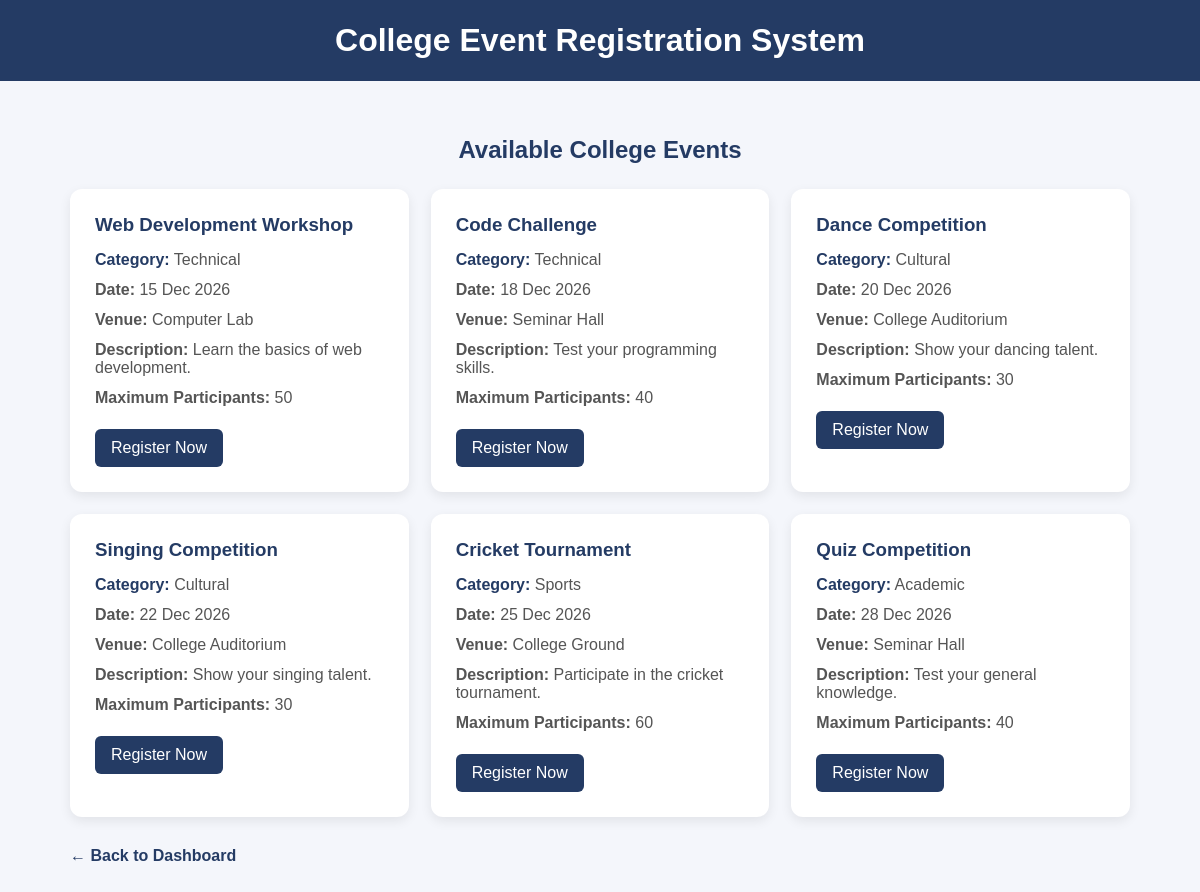
Screenshot of /events.php with the database file from the repository.
### tables this page shows
CREATE TABLE events (
    event_id INT AUTO_INCREMENT PRIMARY KEY,
    event_name VARCHAR(100) NOT NULL,
    category VARCHAR(50),
    event_date DATE,
    venue VARCHAR(100),
    description TEXT,
    max_participants INT
);

### events.php (the view, shortened to what this page needs)
<?php
include 'connection.php';
$sql = "SELECT * FROM events ORDER BY event_date ASC";
$result = $conn->query($sql);
?>
<!DOCTYPE html>
<html>
<head>
</head>
<body>
<header>
    <h1>College Event Registration System</h1>
</header>
<div class="container">
    <h2>Available College Events</h2>
    <div class="event-container">
        <?php
        if ($result && $result->num_rows > 0) {
            while ($event = $result->fetch_assoc()) {
        ?>
            <div class="event-card">
                <h3>
                    <?php echo htmlspecialchars($event['event_name']); ?>
                </h3>
                <p>
                    <span class="category">Category:</span>
                    <?php echo htmlspecialchars($event['category']); ?>
                </p>
                <p>
                    <strong>Date:</strong>
                    <?php echo date("d M Y", strtotime($event['event_date'])); ?>
                </p>
                <p>
                    <strong>Venue:</strong>
                    <?php echo htmlspecialchars($event['venue']); ?>
                </p>
                <p>
                    <strong>Description:</strong>
                    <?php echo htmlspecialchars($event['description']); ?>
                </p>
                <p>
                    <strong>Maximum Participants:</strong>
                    <?php echo htmlspecialchars($event['max_participants']); ?>
                </p>
                <a href="event_register.php?event_id=<?php echo $event['event_id']; ?>"
                   class="register-btn">
                    Register Now
                </a>
            </div>
        <?php
            }
        } else {
            echo "<p class='empty-message'>No events available.</p>";
        }
        ?>
    </div>
    <a href="dashboard.php" class="back-btn">
        ← Back to Dashboard
    </a>
</div>
</body>
</html>

### events.php (style rules this page uses)
* { margin: 0; padding: 0; box-sizing: border-box; font-family: Arial, sans-serif; }
body { background: #f4f6fb; }
header { background: #243b64; color: white; padding: 22px; text-align: center; }
.container { max-width: 1100px; margin: 35px auto; padding: 20px; }
h2 { color: #243b64; margin-bottom: 25px; text-align: center; }
.event-container { display: grid; grid-template-columns: repeat(auto-fit, minmax(270px, 1fr)); gap: 22px; }
.event-card { background: white; padding: 25px; border-radius: 12px; box-shadow: 0 4px 12px rgba(0,0,0,0.08); }
.event-card h3 { color: #243b64; margin-bottom: 15px; }
.event-card p { margin-bottom: 12px; color: #555; }
.category { color: #243b64; font-weight: bold; }
.register-btn { display: inline-block; background: #243b64; color: white; padding: 10px 16px; text-decoration: none; border-radius: 6px; margin-top: 10px; }
.back-btn { display: inline-block; margin-top: 30px; color: #243b64; text-decoration: none; font-weight: bold; }

### rows the page displays
events: event_name "Web Development Workshop", category "Technical", event_date "15 Dec 2026", venue "Computer Lab", description "Learn the basics of web development.", max_participants "50"
events: event_name "Code Challenge", category "Technical", event_date "18 Dec 2026", venue "Seminar Hall", description "Test your programming skills.", max_participants "40"
events: event_name "Dance Competition", category "Cultural", event_date "20 Dec 2026", venue "College Auditorium", description "Show your dancing talent.", max_participants "30"
events: event_name "Singing Competition", category "Cultural", event_date "22 Dec 2026", venue "College Auditorium", description "Show your singing talent.", max_participants "30"
events: event_name "Cricket Tournament", category "Sports", event_date "25 Dec 2026", venue "College Ground", description "Participate in the cricket tournament.", max_participants "60"
events: event_name "Quiz Competition", category "Academic", event_date "28 Dec 2026", venue "Seminar Hall", description "Test your general knowledge.", max_participants "40"
